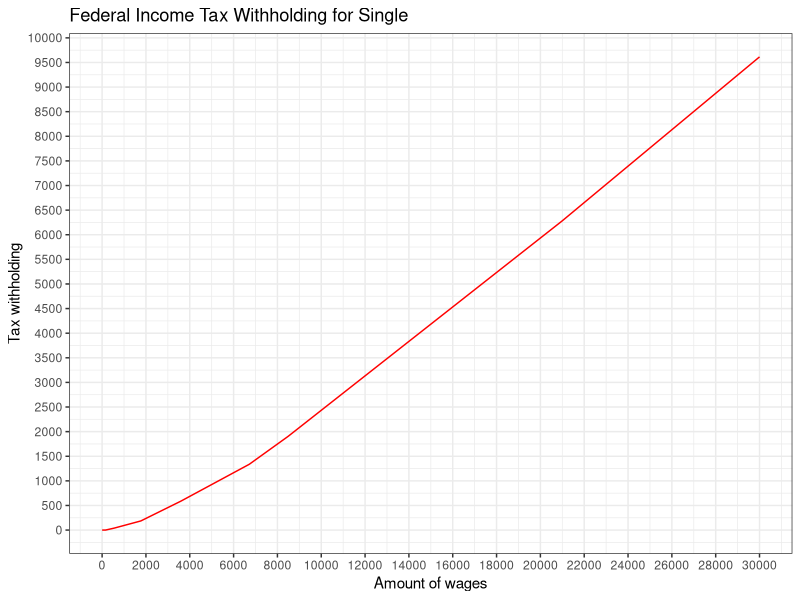

Write the R code that produced this figure.
#' ---
#' title: "2018 Payroll Tax"
#' author: "Yohan"
#' output:
#'   html_document:
#'     toc: true
#'     keep_md: true
#'   pdf_document: default
#' ---

#' > This graph is [based on 2018 Payroll Tax Information](https://isc.uw.edu/wp-content/uploads/2018/01/Payroll-Tax-Information-2018.pdf). The amount of wages is the wages after subtracting withholding allowances, which is calculated **$172.90 x number of allowances claimed**. Furthermore, additional **$2,000** is substracted from the wages based on the tax exemption treaty with Korean government such that the tax treaty allows me to be exempt from federal withholding on the first $2,000 of my wages. However, the treaty is not applicable for the Social Security and Medicare taxes (Federal Insurance Contributions Act).

y = c()
pa = c(154, 551, 1767, 3592, 6717, 8488, 20988)
ba = c(39.7, 185.62, 587.12, 1337.12, 1903.84, 6278.84)
pc = c(0.1, 0.12, 0.22, 0.24, 0.32, 0.35, 0.37)

for(i in 1:30000){
  if(i < pa[1]){
    y[i] = 0
  } else if(i < pa[2]){
    y[i] = (i - pa[1]) * pc[1]
  } else if(i < pa[3]){
    y[i] = (i - pa[2]) * pc[2] + ba[1]
  } else if(i < pa[4]){
    y[i] = (i - pa[3]) * pc[3] + ba[2]
  } else if(i < pa[5]){
    y[i] = (i - pa[4]) * pc[4] + ba[3]
  } else if(i < pa[6]){
    y[i] = (i - pa[5]) * pc[5] + ba[4]
  } else if(i < pa[7]){
    y[i] = (i - pa[6]) * pc[6] + ba[5]
  } else {
    y[i] = (i - pa[7]) * pc[7] + ba[6]
  }
}

library(ggplot2)
y = data.frame(y)
data = cbind(1:30000, y)
colnames(data) = c("Amount of wages", "Tax withholding")

ggplot(data, aes(x = `Amount of wages`, y = `Tax withholding`)) +
  geom_line(color = "red") +
  scale_x_continuous(breaks = round(seq(0, 30000, len = 16))) +
  scale_y_continuous(breaks = round(seq(0, 10000, len = 21))) +
  ggtitle("Federal Income Tax Withholding for Single") + theme_bw()


#' > FICA exemption can be qualified under two rules if a nonresident alien or in a student job class position and enrolled full-time. 
#' 
#' > Residential alien: To be considered to be an resident alien for tax purposes if been present in the US more than 183 days for 3 years as per [substantial presence test]( https://www.irs.gov/individuals/international-taxpayers/substantial-presence-test). But it says for those who temporarily present in the U.S. under an "F," "J," "M," or "Q" visa, who substantially complies with the requirements of the visa, they are considered to be exempt individuals leading to excluding days of presence in the US. In this regard, am I still entitled to be a non-resident alien for tax purposes?
#' 
#' > The 14% federal tax withholding is for stipend payments.